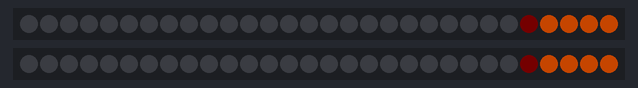
Simulated run of this sketch. Board: Arduino Nano, built with avr-gcc and run on an emulated ATmega328P. Parts: 2 × 30 RGB LEDs in strip order, left to right. Dim RGB values are drawn brighter than linear; random numbers use the default seed unless the sketch sets one.

Above: at 0.15 s.
At 1.06 s:
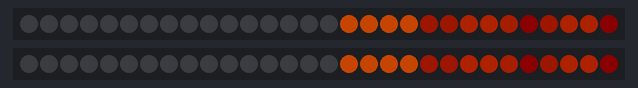
At 1.96 s:
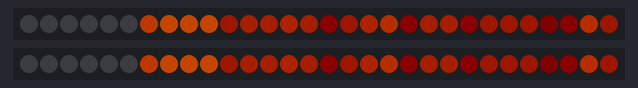
At 39.81 s:
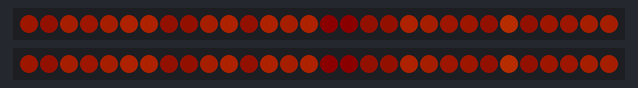

The sketch:

tube_fire.ino
```cpp
/**
 * Flameish looking thing for tube harness. Doesn't use any sensor input
 *
 * Shoots particles with randomized hue down the strands
 * Current set up is for two 30 LED strands driven by Arduino Nano
 */

#include <FastLED.h>

#ifdef __AVR__
  #include <avr/power.h>
#endif

#define PIN_RIGHT 6
#define PIN_LEFT 7

#define STRAND_LENGTH 30
#define BRIGHTNESS 127

#define SUPER_FAC 10
#define NUM_POS 300 // the number of particles - must be a multiple of STRAND_LENGTH

CRGB leds[STRAND_LENGTH];

int particles[NUM_POS];
int values[STRAND_LENGTH];

void setup() {
  FastLED.addLeds<WS2811, PIN_LEFT, GRB>(leds, STRAND_LENGTH).setCorrection( TypicalLEDStrip );
  FastLED.addLeds<WS2811, PIN_RIGHT, GRB>(leds, STRAND_LENGTH).setCorrection( TypicalLEDStrip );
  FastLED.setBrightness( BRIGHTNESS );

  for (int i=NUM_POS-4*SUPER_FAC; i<NUM_POS; i++){
    particles[i] = 255;
  }
}

void loop(){
  for (int i=0; i<NUM_POS - 1; i++){
    particles[i] = particles[i+1];
  }

  particles[NUM_POS - 1] = 255 * (rand() % 2);

  for (int i=0; i<STRAND_LENGTH; i++){
    values[i] = 0;
  }

  for (int i=0; i<NUM_POS; i++){
    //Serial.println(particles[i]);
    values[i/SUPER_FAC] += particles[i];
  }

  for (int i=0; i< STRAND_LENGTH; i++){
    int val = values[i] / SUPER_FAC;
    leds[i] = CHSV(val/10, 255, val);
  }

  FastLED.show(); // display this frame
  //FastLED.delay(100/SUPER_FAC);
}
```
